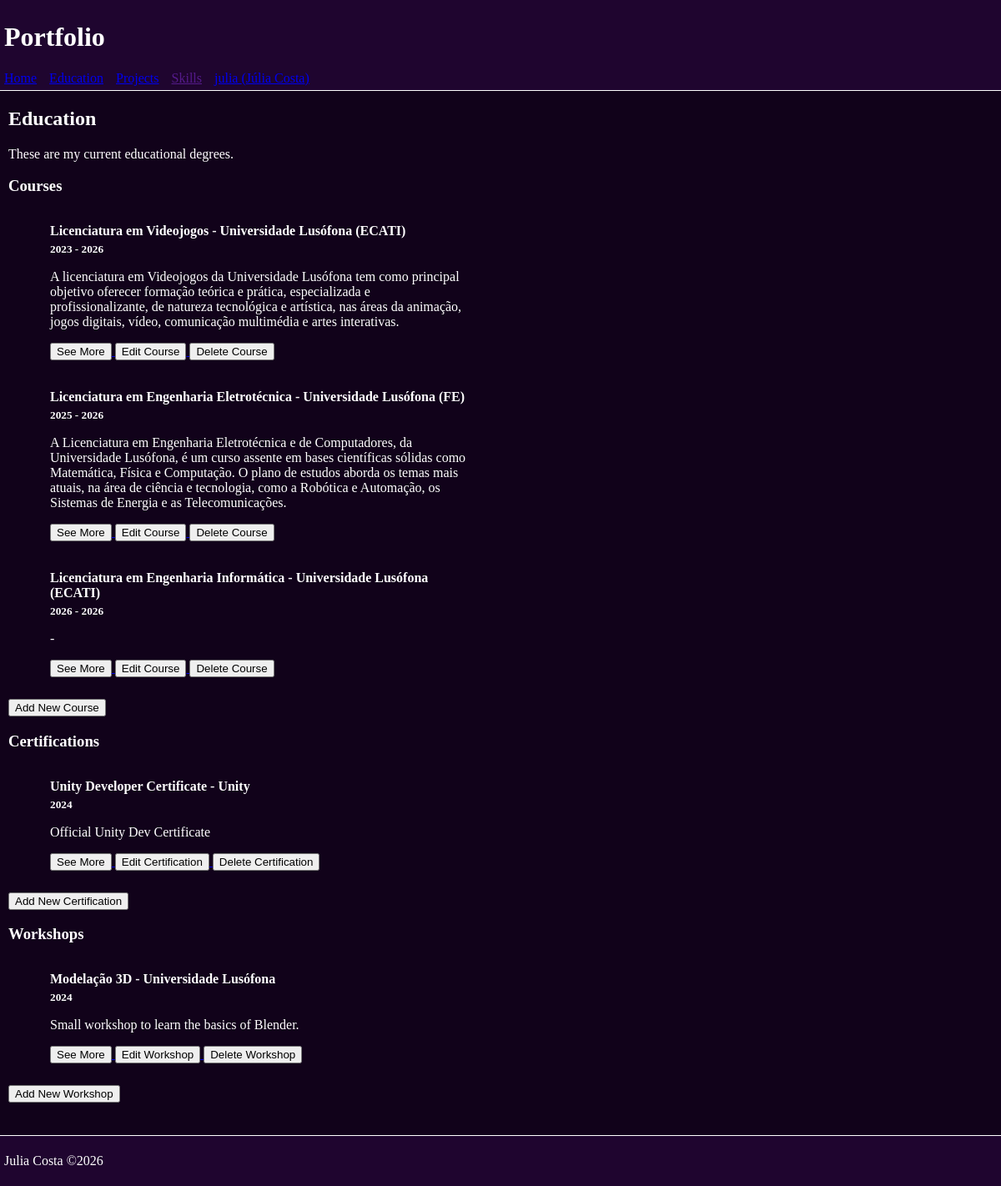
The app's page /portfolio/education/ (signed in) with its own data.
### portefolio/models.py (models this page shows, shortened)
class Education(models.Model):
    from_year = models.IntegerField(validators=[MinValueValidator(2000), MaxValueValidator(9999)], default=2025)
    to_year = models.IntegerField(validators=[MinValueValidator(2000), MaxValueValidator(9999)], default=2025)
    class Meta:
        abstract = True

class Course(Education):
    name = models.CharField(max_length=100)
    description = models.TextField(default=' ')
    requirements = models.TextField(default=' ')
    image = models.ImageField(upload_to='course_images/', blank=True, null=True)
    flyer = models.URLField(blank=True, null=True)
    school = models.ForeignKey(School, on_delete=models.CASCADE, related_name='courses')
    def __str__(self):
        return self.name

class School(models.Model):
    name = models.CharField(max_length=100)
    acronym = models.CharField(max_length=10)
    description = models.TextField()
    link = models.URLField(blank=True, null=True)
    logo = models.ImageField(upload_to='school_logos/', blank=True, null=True)
    institution = models.ForeignKey(Institution, on_delete=models.CASCADE, related_name='schools')

class Institution(models.Model):
    name = models.CharField(max_length=100)
    logo = models.ImageField(upload_to='institution_logos/', blank=True, null=True)
    link = models.URLField(blank=True, null=True)
    def __str__(self):
        return self.name

class Certification(Education):
    name = models.CharField(max_length=100)
    description = models.TextField()
    institution = models.ForeignKey('Institution', on_delete=models.CASCADE, related_name='certifications')
    link = models.URLField(blank=True, null=True)
    certificate = models.ImageField(upload_to='certifications/', blank=True, null=True)
    technologies = models.ManyToManyField(Technology, related_name='certifications', blank=True)
    def __str__(self):
        return self.name

class Workshop(Education):
    name = models.CharField(max_length=100)
    description = models.TextField()
    institution = models.ForeignKey('Institution', on_delete=models.CASCADE, related_name='workshops')
    link = models.URLField(blank=True, null=True)
    technologies = models.ManyToManyField(Technology, related_name='workshops', blank=True)
    def __str__(self):
        return self.name

### portefolio/views.py (the view)
# urls.py: path('education/', views.educations_view, name='educations'),
def educations_view(request):
    context = {
        'courses': Course.objects.all(),
        'certifications': Certification.objects.all(),
        'workshops': Workshop.objects.all(),
        'gestor': request.user.groups.filter(name='gestor_portefolio').exists(),
    }
    return render(request, 'portfolio/education.html', context)

### portefolio/templates/portfolio/education.html (shortened to what this page needs)
{% extends 'portfolio/layout.html' %}
{% block content %}
<h2>Education</h2>
    <p>
        These are my current educational degrees.
    </p>
    <h3>Courses</h3>
    <ul>
        {% for course in courses %}
            <li>
                <h4>{{ course }} - {{ course.school.institution }} ({{ course.school.acronym }})</h4>
                <h5>{{ course.from_year }} - {{ course.to_year }}</h5>
                <p>{{ course.description }}</p>
                <a href="{% url 'portfolio:course' course.id %}">
                    <button>See More</button>
                </a>
                {% if gestor %}
                    <a href="{% url 'portfolio:edit_course' course.id %}">
                        <button>Edit Course</button>
                    </a>
                    <a href="{% url 'portfolio:delete_course' course.id %}">
                        <button>Delete Course</button>
                    </a>
                {% endif %}
            </li>
        {% endfor %}
    </ul>
    {% if gestor %}
        <a href="{% url 'portfolio:new_course' %}">
            <button>Add New Course</button>
        </a>
    {% endif %}
    <h3>Certifications</h3>
    <ul>
        {% for certification in certifications %}
            <li>
                <h4>{{ certification }} - {{ certification.institution }}</h4>
                <h5>{{ certification.from_year }}</h5>
                <p>{{ certification.description }}</p>
                <a href="{% url 'portfolio:certification' certification.id %}">
                    <button>See More</button>
                </a>
                {% if gestor %}
                    <a href="{% url 'portfolio:edit_certification' certification.id %}">
                        <button>Edit Certification</button>
                    </a>
                    <a href="{% url 'portfolio:delete_certification' certification.id %}">
                        <button>Delete Certification</button>
                    </a>
                {% endif %}
            </li>
        {% endfor %}
    </ul>
    {% if gestor %}
        <a href="{% url 'portfolio:new_certification' %}">
            <button>Add New Certification</button>
        </a>
    {% endif %}
    <h3>Workshops</h3>
    <ul>
        {% for workshop in workshops %}
            <li>
                <h4>{{ workshop }} - {{ workshop.institution }}</h4>
                <h5>{{ workshop.from_year }}</h5>
                <p>{{ workshop.description }}</p>
                <a href="{% url 'portfolio:workshop' workshop.id %}">
                    <button>See More</button>
                </a>
                {% if gestor %}
                    <a href="{% url 'portfolio:edit_workshop' workshop.id %}">
                        <button>Edit Workshop</button>
                    </a>
                    <a href="{% url 'portfolio:delete_workshop' workshop.id %}">
                        <button>Delete Workshop</button>
                    </a>
                {% endif %}
            </li>
        {% endfor %}
    </ul>
    {% if gestor %}
        <a href="{% url 'portfolio:new_workshop' %}">
            <button>Add New Workshop</button>
        </a>
    {% endif %}
{% endblock %}

### portefolio/templates/portfolio/layout.html (style rules this page uses)
body { background: rgb(17, 2, 26); color: white; margin: 0px; }
main li { list-style: none; padding: 10px; width: 500px; margin-bottom: 10px; }

### portefolio/templates/portfolio/education.html (style rules this page uses)
li h4 { margin: 5 0 5 0; }
li h5 { margin: 5 0 15 0; }

### records on screen
Course: name "Licenciatura em Videojogos", school.institution "Universidade Lusófona", school.acronym "ECATI", from_year "2023", to_year "2026", description "A licenciatura em Videojogos da Universidade Lusófona tem como principal objetivo oferecer formação teórica e prática, especializada e profissionalizante, de natureza tecnológica e artística, nas áreas da animação, jogos digitais, vídeo, comunicação multimédia e artes interativas."
Course: name "Licenciatura em Engenharia Eletrotécnica", school.institution "Universidade Lusófona", school.acronym "FE", from_year "2025", to_year "2026", description "A Licenciatura em Engenharia Eletrotécnica e de Computadores, da Universidade Lusófona, é um curso assente em bases científicas sólidas como Matemática, Física e Computação. O plano de estudos aborda os temas mais atuais, na área de ciência e tecnologia, como a Robótica e Automação, os Sistemas de Energia e as Telecomunicações."
Course: name "Licenciatura em Engenharia Informática", school.institution "Universidade Lusófona", school.acronym "ECATI", from_year "2026", to_year "2026", description "-"
Certification: name "Unity Developer Certificate", institution "Unity", from_year "2024", description "Official Unity Dev Certificate"
Workshop: name "Modelação 3D", institution "Universidade Lusófona", from_year "2024", description "Small workshop to learn the basics of Blender."
